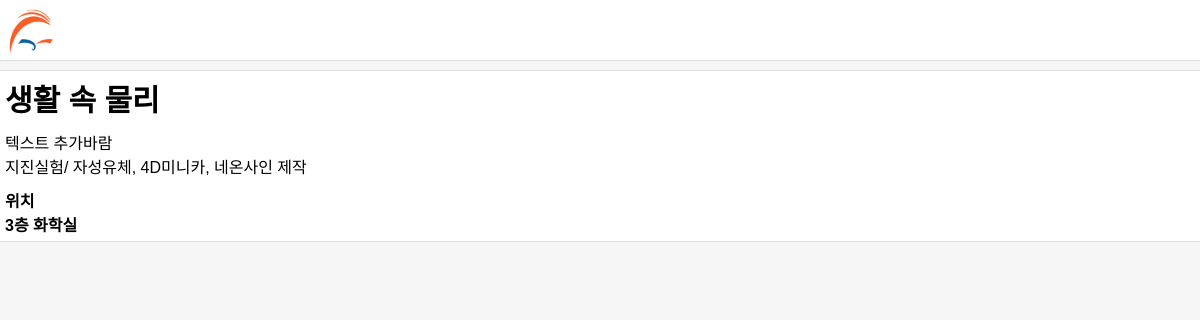
/booth/9, run on an earlier commit of the app's database.
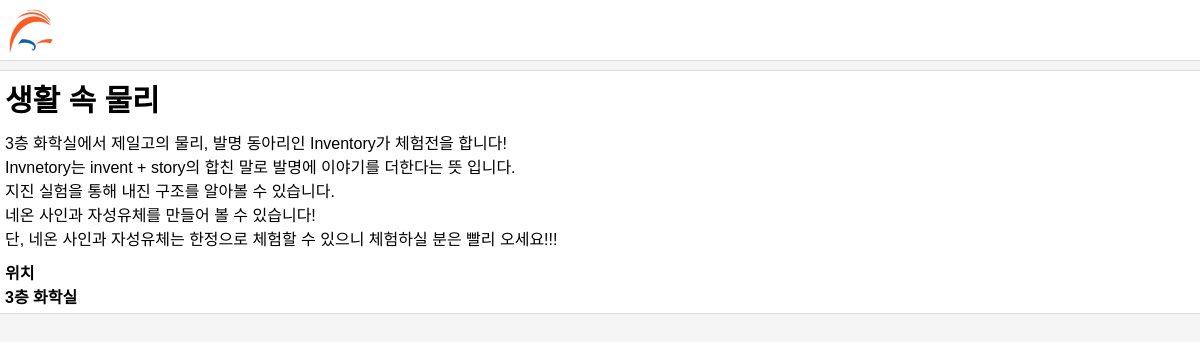
And on a later commit of the database.
### booth/models.py (models this page shows, shortened)
class BoothList(models.Model):
    auther = models.ForeignKey('auth.user',on_delete=models.CASCADE)
    BthName = models.CharField(max_length=50)
    picture = models.ManyToManyField('photo',related_name='aa',blank=True)
    stxt = models.CharField(max_length=200)
    text = models.TextField()
    floor = models.PositiveSmallIntegerField()
    location = models.CharField(max_length=30)
    review = models.ManyToManyField(Reviews,blank=True)

### booth/views.py (the view)
# urls.py: path('booth/<pk>',views.boothinfo,name='boothinfo'),
def boothinfo(request,pk):
    info = BoothList.objects.get(pk=pk)
    return render(request, 'booth/info.html', {'info':info})

### booth/templates/booth/info.html (shortened to what this page needs)
{% extends 'booth/template.html' %}
{% block contents %}
<div id="BthInfo">
    <div id="btname">{{ info.BthName }}</div>
    <div id="bttext">{{ info.text|linebreaksbr }}</div>
    <div id="loc">
        위치
        <div id="locClass">{{ info.floor }}층 {{ info.location }}</div>
    </div>
</div>
{% endblock %}

What changed in the data, as far as the page shows it:
changed BoothList "생활 속 물리": text "텍스트 추가바람 지진실험/ 자성유체, 4D미니카, 네온사인 제작" → "3층 화학실에서 제일고의 물리, 발명 동아리인 Inventory가 체험전을 합니다! Invnetory는 invent + story의 합친 말로 발명에 이야기를 더한다는 뜻 입니다. 지진 실험을 통해 내진 구조를 알아볼 수 있습니다. 네온 사인과 자성유체를 만들어 볼 수 있습니다! 단, 네온 사인과 자성유체는 한정으로 체험할 수 있으니 체험하실 분은 빨리 오세요!!!"
